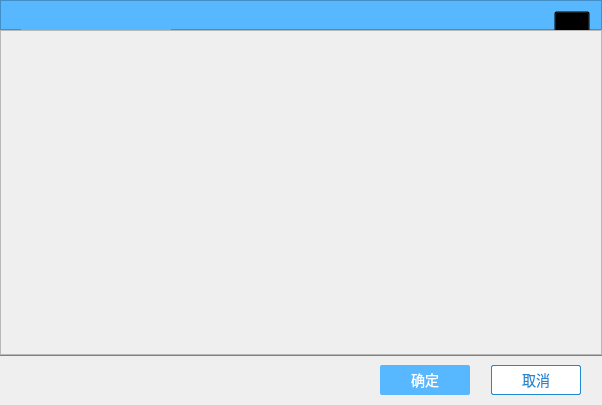
<?xml version="1.0" encoding="UTF-8"?>
<ui version="4.0">
 <class>CustomDlgClass</class>
 <widget class="QDialog" name="CustomDlgClass">
  <property name="geometry">
   <rect>
    <x>0</x>
    <y>0</y>
    <width>602</width>
    <height>405</height>
   </rect>
  </property>
  <property name="windowTitle">
   <string>CustomDlg</string>
  </property>
  <layout class="QGridLayout" name="gridLayout_2" rowstretch="0">
   <property name="leftMargin">
    <number>0</number>
   </property>
   <property name="topMargin">
    <number>0</number>
   </property>
   <property name="rightMargin">
    <number>0</number>
   </property>
   <property name="bottomMargin">
    <number>0</number>
   </property>
   <property name="spacing">
    <number>0</number>
   </property>
   <item row="0" column="0">
    <layout class="QGridLayout" name="gridLayout">
     <property name="spacing">
      <number>0</number>
     </property>
     <item row="0" column="0">
      <widget class="QFrame" name="frameTitle">
       <property name="minimumSize">
        <size>
         <width>0</width>
         <height>30</height>
        </size>
       </property>
       <property name="maximumSize">
        <size>
         <width>16777215</width>
         <height>30</height>
        </size>
       </property>
       <property name="styleSheet">
        <string notr="true">QFrame{background-color: #57B8FF;}</string>
       </property>
       <property name="frameShape">
        <enum>QFrame::StyledPanel</enum>
       </property>
       <property name="frameShadow">
        <enum>QFrame::Raised</enum>
       </property>
       <widget class="QWidget" name="layoutWidget">
        <property name="geometry">
         <rect>
          <x>10</x>
          <y>0</y>
          <width>591</width>
          <height>32</height>
         </rect>
        </property>
        <layout class="QHBoxLayout" name="horizontalLayout_3">
         <property name="spacing">
          <number>0</number>
         </property>
         <item>
          <widget class="QLabel" name="labelTitle">
           <property name="minimumSize">
            <size>
             <width>150</width>
             <height>30</height>
            </size>
           </property>
           <property name="maximumSize">
            <size>
             <width>150</width>
             <height>30</height>
            </size>
           </property>
           <property name="styleSheet">
            <string notr="true">QLabel {font: 14px;color: white;}</string>
           </property>
           <property name="text">
            <string/>
           </property>
          </widget>
         </item>
         <item>
          <spacer name="horizontalSpacer_4">
           <property name="orientation">
            <enum>Qt::Horizontal</enum>
           </property>
           <property name="sizeHint" stdset="0">
            <size>
             <width>228</width>
             <height>20</height>
            </size>
           </property>
          </spacer>
         </item>
         <item>
          <widget class="QPushButton" name="closeButton">
           <property name="minimumSize">
            <size>
             <width>36</width>
             <height>26</height>
            </size>
           </property>
           <property name="maximumSize">
            <size>
             <width>36</width>
             <height>26</height>
            </size>
           </property>
           <property name="cursor">
            <cursorShape>PointingHandCursor</cursorShape>
           </property>
           <property name="toolTip">
            <string>关闭</string>
           </property>
           <property name="styleSheet">
            <string notr="true">.QPushButton {background-color: transparent;border-image: url(:/Resources/X1.png);}
.QPushButton:hover {background-color: transparent;border-image: url(:/Resources/X2.png);}
.QPushButton:pressed {background-color: transparent;border-image: url(:/Resources/X3.png)}</string>
           </property>
           <property name="text">
            <string/>
           </property>
          </widget>
         </item>
        </layout>
       </widget>
      </widget>
     </item>
     <item row="1" column="0">
      <widget class="QFrame" name="frameContent">
       <property name="frameShape">
        <enum>QFrame::StyledPanel</enum>
       </property>
       <property name="frameShadow">
        <enum>QFrame::Raised</enum>
       </property>
      </widget>
     </item>
     <item row="2" column="0">
      <widget class="QFrame" name="frameButtonGroup">
       <property name="minimumSize">
        <size>
         <width>0</width>
         <height>50</height>
        </size>
       </property>
       <property name="maximumSize">
        <size>
         <width>16777215</width>
         <height>50</height>
        </size>
       </property>
       <property name="styleSheet">
        <string notr="true">QFrame{border-top: 1px solid grey;}</string>
       </property>
       <property name="frameShape">
        <enum>QFrame::StyledPanel</enum>
       </property>
       <property name="frameShadow">
        <enum>QFrame::Raised</enum>
       </property>
       <layout class="QHBoxLayout" name="horizontalLayout_2">
        <property name="spacing">
         <number>0</number>
        </property>
        <property name="leftMargin">
         <number>0</number>
        </property>
        <property name="topMargin">
         <number>0</number>
        </property>
        <property name="rightMargin">
         <number>0</number>
        </property>
        <property name="bottomMargin">
         <number>0</number>
        </property>
        <item>
         <layout class="QHBoxLayout" name="horizontalLayout">
          <item>
           <spacer name="horizontalSpacer">
            <property name="orientation">
             <enum>Qt::Horizontal</enum>
            </property>
            <property name="sizeHint" stdset="0">
             <size>
              <width>40</width>
              <height>20</height>
             </size>
            </property>
           </spacer>
          </item>
          <item>
           <widget class="QPushButton" name="okButton">
            <property name="minimumSize">
             <size>
              <width>90</width>
              <height>30</height>
             </size>
            </property>
            <property name="maximumSize">
             <size>
              <width>90</width>
              <height>30</height>
             </size>
            </property>
            <property name="font">
             <font>
              <pointsize>-1</pointsize>
              <weight>50</weight>
              <italic>false</italic>
              <bold>false</bold>
             </font>
            </property>
            <property name="cursor">
             <cursorShape>PointingHandCursor</cursorShape>
            </property>
            <property name="styleSheet">
             <string notr="true">QPushButton {background-color: #57B8FF;color: white;font: 14px;border: 0px;border-radius: 2px;}
QPushButton:hover {background-color: #4ab0fb;}
QPushButton:pressed {background-color: #2087d3 ;}
</string>
            </property>
            <property name="text">
             <string>确定</string>
            </property>
            <property name="default">
             <bool>true</bool>
            </property>
           </widget>
          </item>
          <item>
           <spacer name="horizontalSpacer_3">
            <property name="orientation">
             <enum>Qt::Horizontal</enum>
            </property>
            <property name="sizeType">
             <enum>QSizePolicy::Fixed</enum>
            </property>
            <property name="sizeHint" stdset="0">
             <size>
              <width>15</width>
              <height>20</height>
             </size>
            </property>
           </spacer>
          </item>
          <item>
           <widget class="QPushButton" name="cancelButton">
            <property name="minimumSize">
             <size>
              <width>90</width>
              <height>30</height>
             </size>
            </property>
            <property name="maximumSize">
             <size>
              <width>90</width>
              <height>30</height>
             </size>
            </property>
            <property name="cursor">
             <cursorShape>PointingHandCursor</cursorShape>
            </property>
            <property name="styleSheet">
             <string notr="true">QPushButton {border: 1px solid #2087d3;border-radius: 2px;background-color: #ffffff;color: #2087d3;padding: 5px;font: 14px;}
QPushButton:hover {border: 0px solid #2087d3;border-radius: 2px;background-color: #4ab0fb; color: #ffffff;}
QPushButton:pressed: {border: 0px solid #2087d3;border-radius: 2px;background-color: #29a1f7; color: #ffffff;}</string>
            </property>
            <property name="text">
             <string>取消</string>
            </property>
           </widget>
          </item>
          <item>
           <spacer name="horizontalSpacer_2">
            <property name="orientation">
             <enum>Qt::Horizontal</enum>
            </property>
            <property name="sizeType">
             <enum>QSizePolicy::Fixed</enum>
            </property>
            <property name="sizeHint" stdset="0">
             <size>
              <width>20</width>
              <height>20</height>
             </size>
            </property>
           </spacer>
          </item>
         </layout>
        </item>
       </layout>
      </widget>
     </item>
    </layout>
   </item>
  </layout>
 </widget>
 <layoutdefault spacing="6" margin="11"/>
 <resources>
  <include location="CustomDlg.qrc"/>
 </resources>
 <connections/>
</ui>
